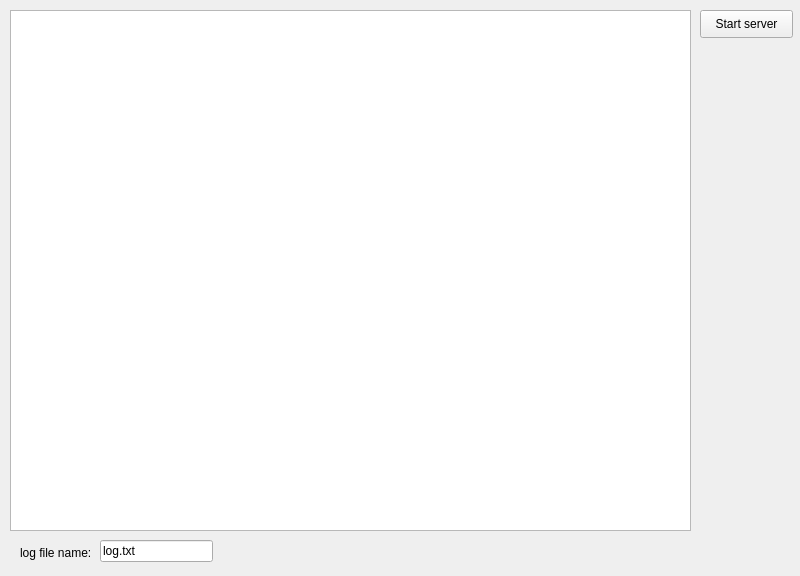
<?xml version="1.0" encoding="UTF-8"?>
<ui version="4.0">
 <class>MainWindow</class>
 <widget class="QMainWindow" name="MainWindow">
  <property name="geometry">
   <rect>
    <x>0</x>
    <y>0</y>
    <width>800</width>
    <height>576</height>
   </rect>
  </property>
  <property name="windowTitle">
   <string>MainWindow</string>
  </property>
  <widget class="QWidget" name="centralwidget">
   <widget class="QListView" name="listView">
    <property name="geometry">
     <rect>
      <x>10</x>
      <y>10</y>
      <width>681</width>
      <height>521</height>
     </rect>
    </property>
   </widget>
   <widget class="QPushButton" name="startServer">
    <property name="geometry">
     <rect>
      <x>700</x>
      <y>10</y>
      <width>93</width>
      <height>28</height>
     </rect>
    </property>
    <property name="text">
     <string>Start server</string>
    </property>
   </widget>
   <widget class="QLabel" name="label">
    <property name="geometry">
     <rect>
      <x>20</x>
      <y>545</y>
      <width>81</width>
      <height>16</height>
     </rect>
    </property>
    <property name="text">
     <string>log file name:</string>
    </property>
   </widget>
   <widget class="QLineEdit" name="log_name">
    <property name="geometry">
     <rect>
      <x>100</x>
      <y>540</y>
      <width>113</width>
      <height>22</height>
     </rect>
    </property>
    <property name="text">
     <string>log.txt</string>
    </property>
   </widget>
  </widget>
 </widget>
 <resources/>
 <connections/>
</ui>
